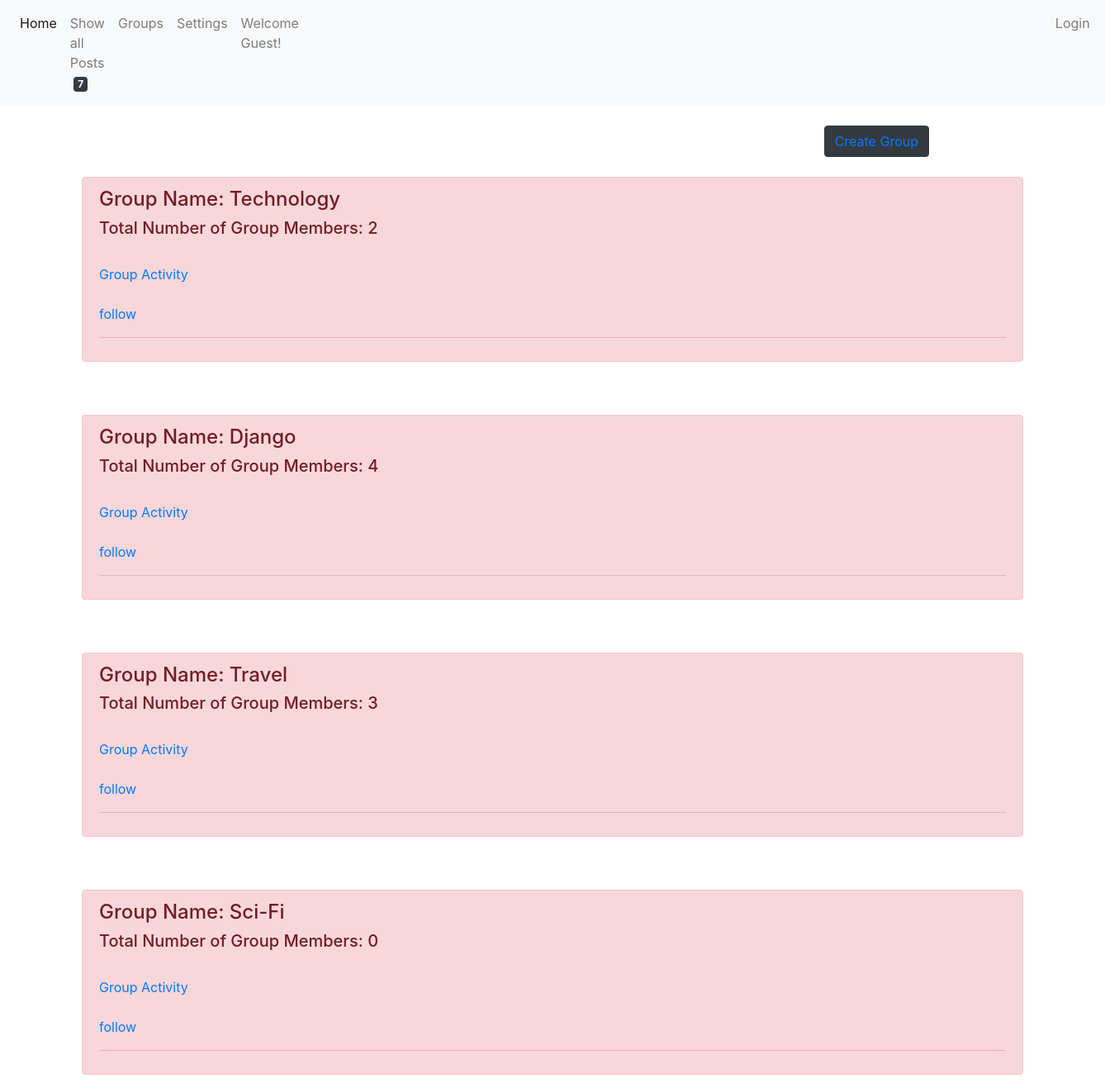
The page /grouplist/ on the database its author committed.
### posts/models.py (models this page shows, shortened)
class DateTimemixin(models.Model):
    created_at = models.DateTimeField(auto_now_add=True, null=True, blank=True)
    updated_at = models.DateTimeField(auto_now=True, null=True, blank=True)
    class Meta:
        abstract = True

class Group(DateTimemixin):
    admin_user = models.ManyToManyField(User, related_name='admin_user')
    name = models.CharField(max_length=100)
    user_key = models.ManyToManyField(User, related_name='user_key')
    slug = models.SlugField(null=True, blank=True)

### posts/views.py (the view)
# urls.py: path('grouplist/',views.groupview,name="group"),
def groupview(request):
    group_obj = Group.objects.all()
    total_count = Post.objects.filter(is_group = False).count()
    context = {
        "group_obj":group_obj,
        "total_count":total_count,
    }
    return render(request, "group.html",context)

### templates/group.html (shortened to what this page needs)
{% extends "base.html" %}
{% block content %}
<br>
    <div class="container" style="display: inline-block; text-align: right;">
        <button class="btn btn-dark"><a href="{% url 'creategroup' %}" style="text-decoration: none;">Create Group</a></button>
    </div>
    {% for group in group_obj %}
    <br><br>
    <div class="container alert alert-danger">
        <h4>Group Name: {{group.name}}</h4>
        <h5>Total Number of Group Members: {{group.user_key.count}}</h5><br>
        <a href="{% url 'showgroup' group.slug %}">Group Activity</a><br><br>
        {% if request.user == group.groupjoinrequest_set.all.0.user_key  %}
            pending
        {% elif request.user in group.user_key.all %}
            <a href="{% url 'unfollow' group.id %}">Unfollow</a>
        {% else %}
        <a href="{% url 'follow' group.id %}">follow</a>
        {% endif %}
        <hr>
    </div>
    {% endfor %}
{% endblock %}

### templates/base.html (style rules this page uses)
button { border: 1px solid #ccc; display: inline-block; padding: 6px 12px; cursor: pointer; }

### rows shown on the page
Group: name "Technology", user_key.count "2", shows "follow"
Group: name "Django", user_key.count "4", shows "follow"
Group: name "Travel", user_key.count "3", shows "follow"
Group: name "Sci-Fi", user_key.count "0", shows "follow"

### other values the page prints
{{ total_count }} "7"
